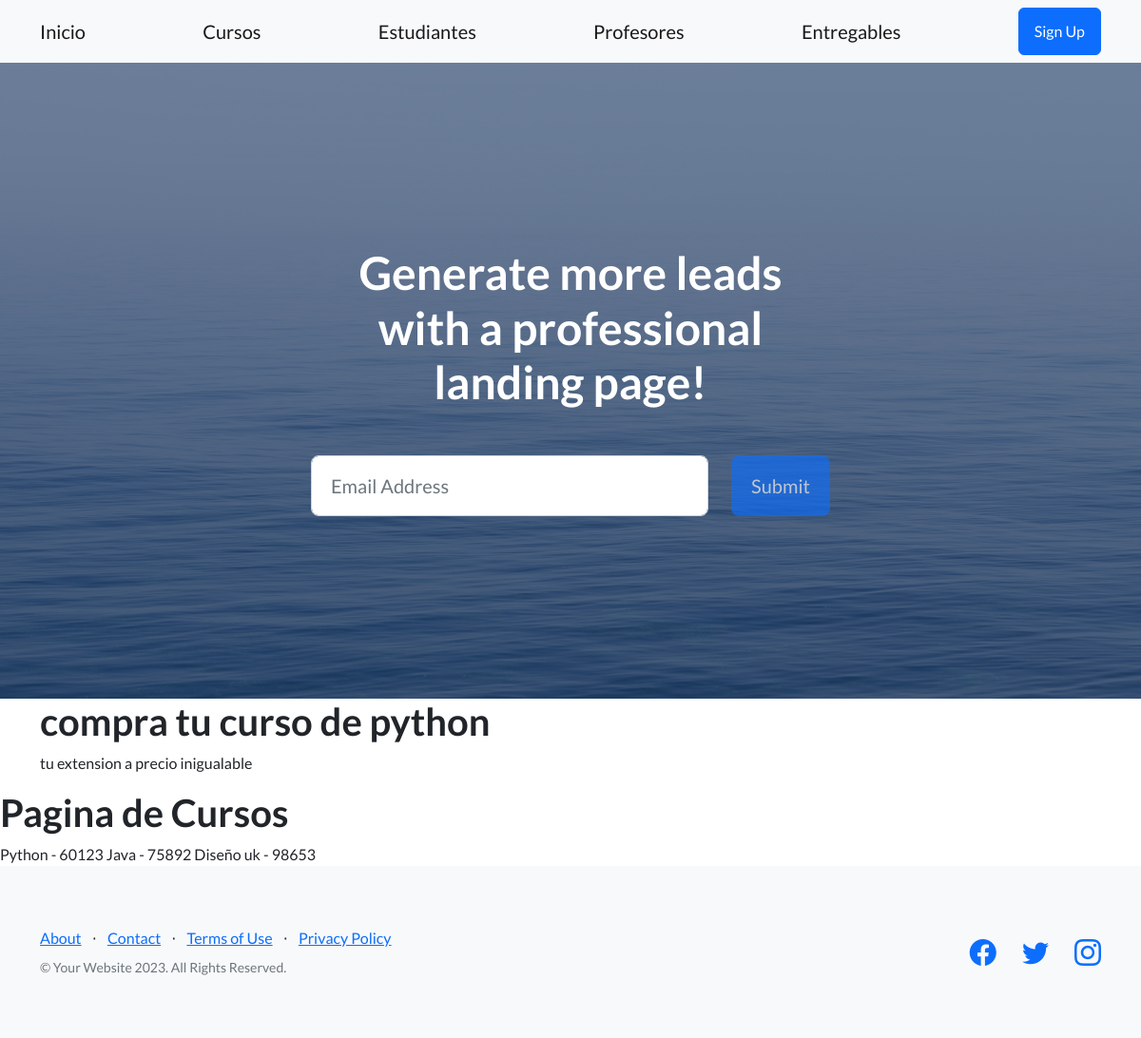
The app's page /pag-curso, older data.
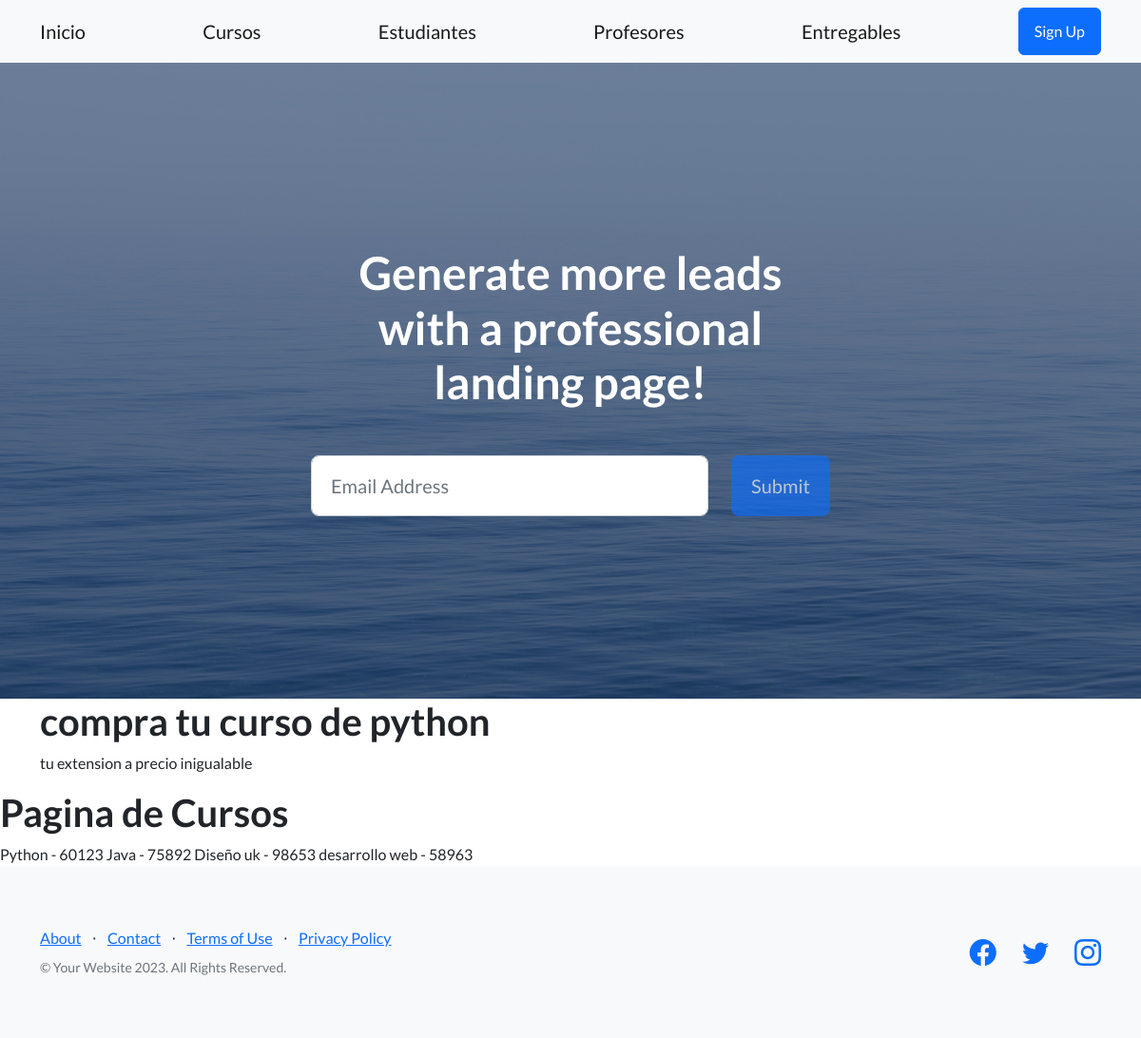
The same page, newer data.
### appcoder/models.py (models this page shows, shortened)
class Curso(models.Model):
    nombre = models.CharField(max_length=30 )
    comision = models.IntegerField()

### appcoder/views.py (the view)
# urls.py: path('pag-curso', cursos, name="cursos"),
def cursos(request):
    cursos = Curso.objects.all()
    return render (request, "appcoder/cursos.html", {"cursos": cursos})

### appcoder/templates/appcoder/cursos.html (shortened to what this page needs)
{% extends "appcoder/padre.html"%}
{% block contenidoQueCambia %}
{% include "appcoder/publicidad.html"%}
<h1>Pagina de Cursos</h1>
{% for curso in cursos %}
{{curso.nombre}} - {{curso.comision}}
{% endfor %}
{% endblock %}

### appcoder/templates/appcoder/padre.html (shortened to what this page needs)
{% load  static  %}
<!DOCTYPE html>
<html lang="en">
    <head>
        <link href="https://cdn.jsdelivr.net/npm/bootstrap-icons@1.5.0/font/bootstrap-icons.css" rel="stylesheet" type="text/css" />
        <link href="{% static 'appcoder/css/styles.css' %}" rel="stylesheet" />
    </head>
    <body>
        <nav class="navbar navbar-light bg-light static-top">
            <div class="container">
                <a class="navbar-brand" href="{% url 'inicio'%}">Inicio</a>
                <a class="navbar-brand" href="{% url 'cursos' %}">Cursos</a>
                <a class="navbar-brand" href="{% url 'estudiantes' %}">Estudiantes</a>
                <a class="navbar-brand" href="{% url 'profesores' %}">Profesores</a>
                <a class="navbar-brand" href="{% url 'entregables' %}">Entregables</a>
                <a class="btn btn-primary" href="#signup">Sign Up</a>
            </div>
        </nav>
        <header class="masthead">
            <div class="container position-relative">
                <div class="row justify-content-center">
                    <div class="col-xl-6">
                        <div class="text-center text-white">
                            <h1 class="mb-5">Generate more leads with a professional landing page!</h1>
                            <form class="form-subscribe" id="contactForm" data-sb-form-api-token="API_TOKEN">
                                <div class="row">
                                    <div class="col">
                                        <input class="form-control form-control-lg" id="emailAddress" type="email" placeholder="Email Address" data-sb-validations="required,email" />
                                    </div>
                                    <div class="col-auto"><button class="btn btn-primary btn-lg disabled" id="submitButton" type="submit">Submit</button></div>
                                </div>
                            </form>
                        </div>
                    </div>
                </div>
            </div>
        </header>
        {% block contenidoQueCambia %}
        {% endblock %}
        <footer class="footer bg-light">
            <div class="container">
                <div class="row">
                    <div class="col-lg-6 h-100 text-center text-lg-start my-auto">
                        <ul class="list-inline mb-2">
                            <li class="list-inline-item"><a href="#!">About</a></li>
                            <li class="list-inline-item">⋅</li>
                            <li class="list-inline-item"><a href="#!">Contact</a></li>
                            <li class="list-inline-item">⋅</li>
                            <li class="list-inline-item"><a href="#!">Terms of Use</a></li>
                            <li class="list-inline-item">⋅</li>
                            <li class="list-inline-item"><a href="#!">Privacy Policy</a></li>
                        </ul>
                        <p class="text-muted small mb-4 mb-lg-0">&copy; Your Website 2023. All Rights Reserved.</p>
                    </div>
                    <div class="col-lg-6 h-100 text-center text-lg-end my-auto">
                        <ul class="list-inline mb-0">
                            <li class="list-inline-item me-4">
                                <a href="#!"><i class="bi-facebook fs-3"></i></a>
                            </li>
                            <li class="list-inline-item me-4">
                                <a href="#!"><i class="bi-twitter fs-3"></i></a>
                            </li>
                            <li class="list-inline-item">
                                <a href="#!"><i class="bi-instagram fs-3"></i></a>
                            </li>
                        </ul>
                    </div>
                </div>
            </div>
        </footer>
    </body>
</html>

### appcoder/templates/appcoder/publicidad.html
<div class="container">
    <h1> compra tu curso de python</h1>
    <p> tu extension a precio inigualable</p>
</div>

Row changes from the older to the newer data that the page shows:
added Curso: nombre "desarrollo web", comision "58963"
